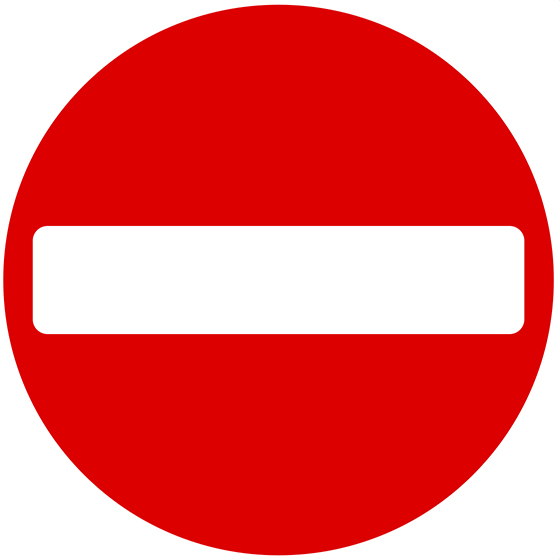
//> input picture Coursework/no_entry.jpg, 560 x 560 px, given in place of NoEntryno_entry.jpg.bmp, which was not available
$ ./task4 no_entry.jpg   (built with g++ and OpenCV 4)
//> lines starting //> are read from the running program, lines starting //| are printed output that depends on the picture; pictures that were not available may be replaced by others from this repository, and a replacement may not be noted
/////////////////////////////////////////////////////////////////////////////
//
// COMS30121 - face.cpp
//
/////////////////////////////////////////////////////////////////////////////

// header inclusion
#include <stdio.h>
#include "opencv2/objdetect/objdetect.hpp"
#include "opencv2/opencv.hpp"
#include "opencv2/core/core.hpp"
#include "opencv2/highgui/highgui.hpp"
#include "opencv2/imgproc/imgproc.hpp"
#include <sstream>
#include <fstream>
#include <iostream>
#include <stdio.h>

using namespace std;
using namespace cv;

/** Function Headers */
void detectAndDisplay( Mat image, Mat Vimage, vector<Rect> &detected_NE);
vector<std::string> splitString(string &line, char delimiter);
void draw_rect (Mat image, Rect r, Scalar c);
void draw_truth_NE(string imageNum, Mat image, vector<Rect> &truth_NE);
float get_iou(Rect detected_rect, Rect true_rect);
float num_correctly_detected_NE(vector<Rect> truth_NE, vector<Rect> detected_NE);
float get_true_positive_rate(int correct_NE, vector<Rect> truth_NE);
float get_f1_score(float true_positive, float false_positive, float false_negative);

void sobel(Mat &input, Mat &output_x, Mat &output_y, Mat &output_mag, Mat &output_dir);
void normalise(Mat &input, string num);
void threshold_Magnitude(Mat &input, int t, Mat &output);
void gaussian(Mat &input, int size, Mat &output);
void filter_non_max(Mat &input_mag, Mat &input_dir);
vector<vector<int> > hough_circles(Mat &input, int r_min, int r_max, double threshold, Mat &direction, string imageNum);
void draw_cricles(Mat &input, vector<vector<int> > circles, string imageNum);
vector<Rect> filterAndDrawDetected(Mat image, vector<Rect> detected, vector<vector<int> > circles);

// [13 lines left out: function malloc3dArray, not called in this run]

/** Global variables */
String cascade_name = "NoEntrycascade/cascade.xml";
CascadeClassifier cascade;

/** @function main */
int main( int argc, const char** argv )
{
	string imageNum = argv[1];

	// MAKE SURE TO CHANGE THE WAY YOU READ IN THE FILE NAME!!!!!!
    // 1. Read Input Image
	Mat image = imread("No_entry/NoEntry" +imageNum+ ".bmp", CV_LOAD_IMAGE_COLOR);
//> image is the input picture: 560 rows x 560 cols, CV_8UC3; mean B, G, R 104.5, 104.5, 234.3

	// 2. Load the Strong Classifier in a structure called `Cascade'
	if( !cascade.load( cascade_name ) ){ printf("--(!)Error loading\n"); return -1; };
	cout <<" "<<endl;

	Mat img_gray;
 	cvtColor( image, img_gray, CV_BGR2GRAY );
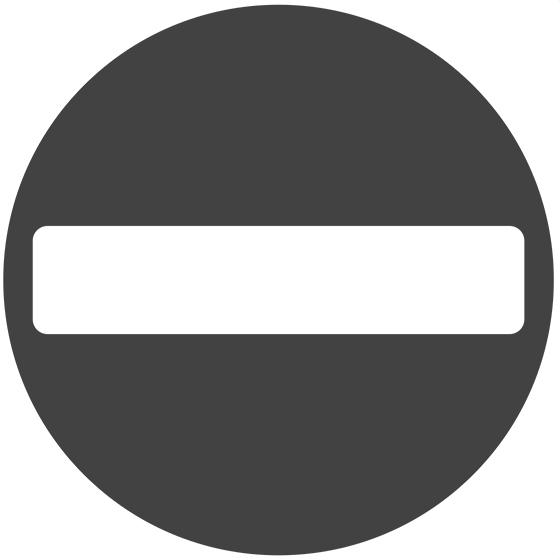
//> img_gray: 560 rows x 560 cols, CV_8UC1; min 63, max 255, mean 143.4

	Mat img_blur;
	gaussian(img_gray, 7, img_blur);
//> in gaussian, `cv::copyMakeBorder( input, paddedInput, kernelRadiusX, kernelRadiusX, ..`:
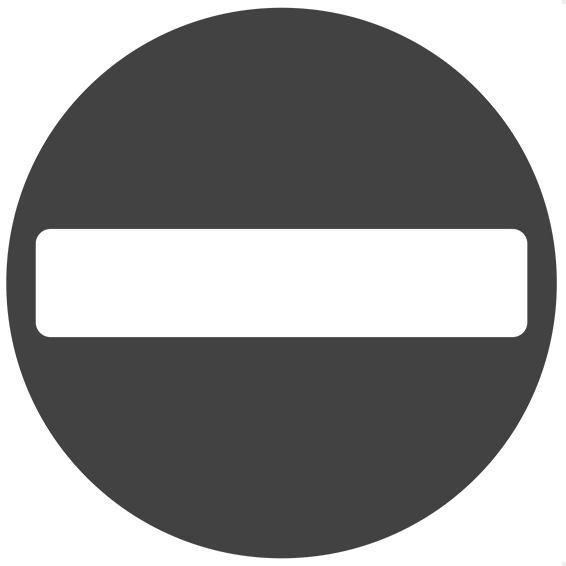
//> paddedInput: 566 rows x 566 cols, CV_8UC1; min 63, max 255, mean 145.8


	// ---- perform sobel edge detection ----//
	Mat img_x;
	Mat img_y;
	Mat img_magnitude;
	Mat img_mag_dir;

	sobel(img_blur, img_x, img_y, img_magnitude, img_mag_dir);

	Mat n_img_x(image.size(), CV_32FC1);
	Mat n_img_y(image.size(), CV_32FC1);
	Mat n_img_magnitude(image.size(), CV_32FC1);
	Mat n_img_mag_dir(image.size(), CV_32FC1);

	normalize(img_x,n_img_x,0,255,NORM_MINMAX, CV_32FC1);
    normalize(img_y,n_img_y,0,255,NORM_MINMAX, CV_32FC1);
    normalize(img_magnitude,n_img_magnitude,0,255,NORM_MINMAX);
    normalize(img_mag_dir,n_img_mag_dir,0,255,NORM_MINMAX);
    imwrite("subtask 4/detected_NE_"+imageNum+"/"+"direction_x.jpg",n_img_x);
    imwrite("subtask 4/detected_NE_"+imageNum+"/"+"direction_y.jpg",n_img_y);
    imwrite("subtask 4/detected_NE_"+imageNum+"/"+"magnitude.jpg",n_img_magnitude);
    imwrite("subtask 4/detected_NE_"+imageNum+"/"+"magnitude_dir.jpg", n_img_mag_dir);


	// ---- viola jones detection ---- //
	Mat Vimage = imread("No_entry/NoEntry" +imageNum+ ".bmp", CV_LOAD_IMAGE_COLOR);
	vector<Rect> truth_NE;
	vector<Rect> detected_NE;

	draw_truth_NE(imageNum,image,truth_NE);
	detectAndDisplay(image, Vimage, detected_NE);

	imwrite( "subtask 4/detected_NE_"+imageNum+"/detected_vj.jpg", image );


	// ---- hough circles ---- //
	float maxRadius = 0;
	for(int i = 0; i < detected_NE.size(); i++){
		float a = detected_NE[i].width*detected_NE[i].width;
		float b = detected_NE[i].height*detected_NE[i].height;
		float c = sqrt(a + b);
		if(maxRadius < c){
			maxRadius = c;
		}
	}
	Mat circle_image = imread("No_entry/NoEntry" +imageNum+ ".bmp", CV_LOAD_IMAGE_COLOR);
	Mat filtered_image = imread("No_entry/NoEntry" +imageNum+ ".bmp", CV_LOAD_IMAGE_COLOR);
	Mat magnitude = imread("subtask 4/detected_NE_"+imageNum+"/"+"magnitude.jpg", 1);
    Mat gray_magnitude, gray_t_magnitude;
    cvtColor( magnitude, gray_magnitude, CV_BGR2GRAY );

	threshold_Magnitude(gray_magnitude, 60, gray_t_magnitude);
    imwrite("subtask 4/detected_NE_"+imageNum+"/"+"thresholded_gradient_mag.jpg", gray_t_magnitude);

	vector<vector<int> > circles = hough_circles(gray_t_magnitude, 16, maxRadius, 15, img_mag_dir, imageNum);
	draw_cricles(circle_image, circles, imageNum);


	// ---- filter the vj detected boxes using the circles ---- //
	vector<Rect> again_truth_NE;
	draw_truth_NE(imageNum,filtered_image,again_truth_NE);
	vector<Rect> filtered_NE = filterAndDrawDetected(filtered_image, detected_NE, circles);
	imwrite( "subtask 4/detected_NE_"+imageNum+"/detected_vj_filtered.jpg", filtered_image );


	// ---- console log the data ---- //
	float correct_NE = num_correctly_detected_NE(truth_NE, filtered_NE);
	float tpr = get_true_positive_rate(correct_NE, truth_NE);
	float false_positive = filtered_NE.size() - correct_NE;
	float false_negative = truth_NE.size() - correct_NE;
	float f1_score = get_f1_score(correct_NE, false_positive, false_negative);

	cout<< "[Number of detected circles] " << circles.size() << endl;
	cout<< "[Number of filtered vj detected no entry signs] " << filtered_NE.size() <<endl;
	cout<< "[Number of gt no entry signs] " << truth_NE.size() <<endl;
	cout<< "[Correctly identified no entry signs] " <<correct_NE <<endl;
	cout<< "[TPR] " <<tpr <<endl;
	cout<< "[F1-Score] " <<f1_score <<endl;
	cout <<" "<<endl;

	return 0;
}


/** @function splitString */
vector<std::string> splitString(string &line, char delimiter) {
	std::vector<std::string> tokens;
	int position;
	while ((position = line.find(delimiter)) != std::string::npos) {
		tokens.push_back(line.substr(0, position));
		line.erase(0, position + 1);
	}
	tokens.push_back(line);
	return tokens;
}

/** @function draw_rect */
void draw_rect (Mat image, Rect r, Scalar c){
		rectangle(image, Point(r.x, r.y), Point(r.x + r.width, r.y + r.height), c, 2);
}

/** @function draw NE signs truths */
void draw_truth_NE(string imageNum, Mat image, vector<Rect> &truth_NE){
	ifstream file("groundTruth_NoEntry/noentry-ground-truths.csv");
	string line;

	while(getline(file, line)) {
		vector<string> tokens = splitString(line, ',');

		// MAKE SURE TO CHANGE THE WAY YOU READ IN THE FILE NAME!!!!!!

		if((tokens[0]=="NoEntry"+imageNum+".jpg")&&(tokens[0]==tokens[0])){
			//RECT(height, width, x, y) try swapping h and w if not working
			Rect r = Rect(atoi(tokens[1].c_str()),atoi(tokens[2].c_str()),atoi(tokens[3].c_str()),atoi(tokens[4].c_str()));
			truth_NE.push_back(r);
		}
	}
	file.close();

	// Draw ground truth NE signs
	for( int i = 0; i < truth_NE.size(); i++ ){
		draw_rect(image, truth_NE[i], Scalar(0,0,255));
	}
}

/** @function detectAndDisplay */
// [51 lines left out: functions detectAndDisplay, get_iou, num_correctly_detected_NE, not called in this run]

/** @function get tpr */
// [7 lines left out: function get_true_positive_rate, not called in this run]

/** @function get f1-score */
// [7 lines left out: function get_f1_score, not called in this run]


/** @function perform sobel ED */
void sobel(Mat &input, Mat &output_x, Mat &output_y, Mat &output_mag, Mat &output_dir) {
    output_x.create(input.size(), CV_32FC1);
    output_y.create(input.size(), CV_32FC1);
    output_mag.create(input.size(), CV_32FC1);
    output_dir.create(input.size(), CV_32FC1);

	//make kerenls
	cv::Mat kX = (cv::Mat_<float>(3,3) << -1, 0, 1, -2, 0, 2, -1, 0, 1);
	cv::Mat kY = (cv::Mat_<float>(3,3) << -1, -2, -1, 0, 0, 0, 1, 2, 1);

	int kernelRadiusX = ( kX.size[0] - 1 ) / 2;
	int kernelRadiusY = ( kX.size[1] - 1 ) / 2;

	Mat paddedInput;
	copyMakeBorder( input, paddedInput, kernelRadiusX, kernelRadiusX, kernelRadiusY, kernelRadiusY, BORDER_REPLICATE );
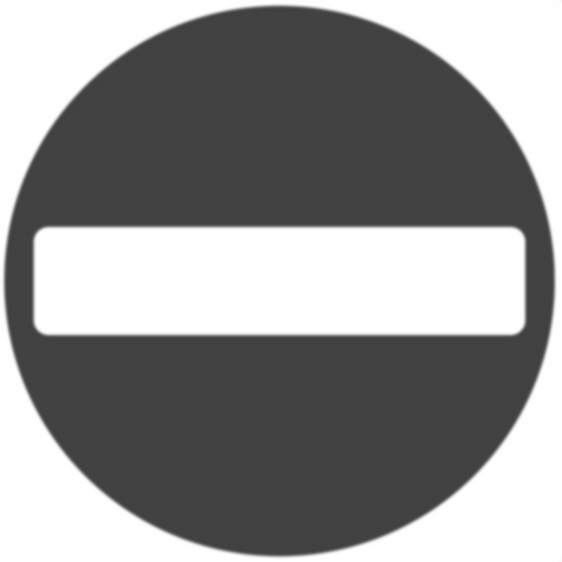
//> paddedInput: 562 rows x 562 cols, CV_8UC1; min 65, max 255, mean 144.1

	for ( int i = 0; i < input.rows; i++ ) {
		for( int j = 0; j < input.cols; j++ ) {
			float sum_x = 0.0;
			float sum_y = 0.0;
			for( int m = -kernelRadiusX; m <= kernelRadiusX; m++ ) {
				for( int n = -kernelRadiusY; n <= kernelRadiusY; n++ ) {
					int imagex = i + m + kernelRadiusX;
					int imagey = j + n + kernelRadiusY;
					int kernelx = m + kernelRadiusX;
					int kernely = n + kernelRadiusY;

					float imageval = ( int ) paddedInput.at<uchar>( imagex, imagey );
					float kernel_x = kX.at<float>( kernelx, kernely );
					float kernel_y = kY.at<float>( kernelx, kernely );

					sum_x += imageval * kernel_x;
					sum_y += imageval * kernel_y;
				}
			}
			output_x.at<float>(i, j) = (float) sum_x;
			output_y.at<float>(i, j) = (float) sum_y;
			output_mag.at<float>(i, j) = (float) sqrt((sum_y*sum_y) + (sum_x*sum_x));
			output_dir.at<float>(i, j) = (float) atan2(sum_y,sum_x);
		}
	}
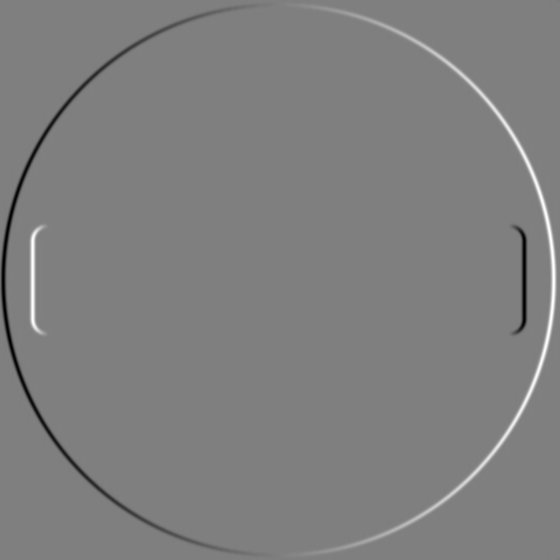
//> output_x: 560 rows x 560 cols, CV_32FC1; min -380, max 380, mean 0; drawn with min black and max white
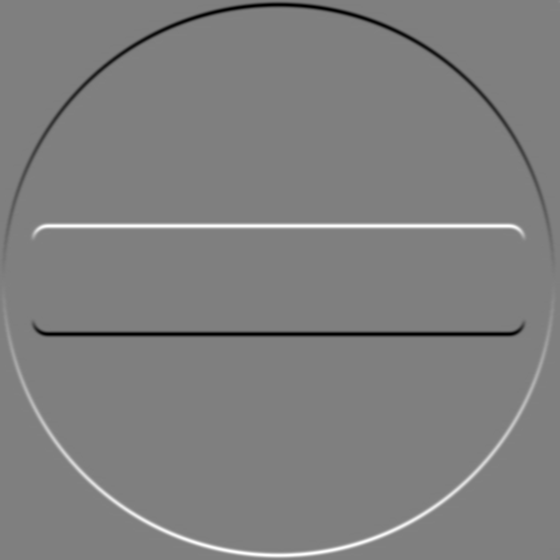
//> output_y: 560 rows x 560 cols, CV_32FC1; min -380, max 380, mean 0; drawn with min black and max white
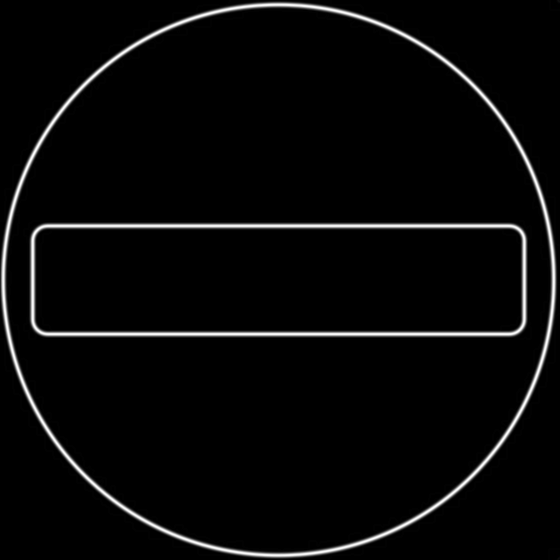
//> output_mag: 560 rows x 560 cols, CV_32FC1; min 0, max 387.7, mean 14.1; drawn with min black and max white
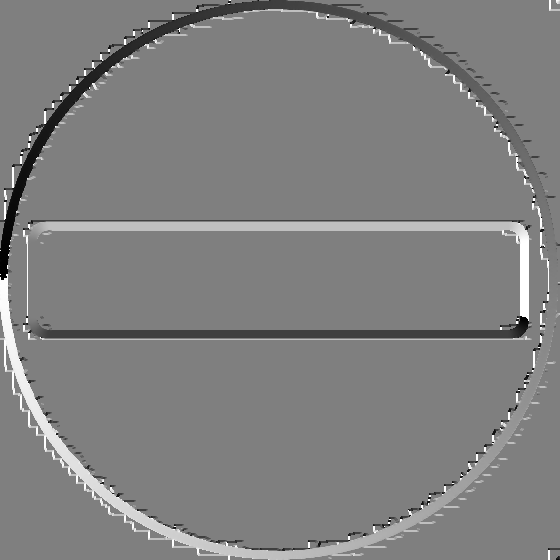
//> output_dir: 560 rows x 560 cols, CV_32FC1; min -3.14, max 3.14, mean 0.0234; drawn with min black and max white
}

void gaussian(Mat &input, int size, Mat &output)
{
	output.create(input.size(), input.type());

	cv::Mat kX = cv::getGaussianKernel(size, -1);
	cv::Mat kY = cv::getGaussianKernel(size, -1);

	// make it 2D multiply one by the transpose of the other
	cv::Mat kernel = kX * kY.t();

	int kernelRadiusX = ( kernel.size[0] - 1 ) / 2;
	int kernelRadiusY = ( kernel.size[1] - 1 ) / 2;

	cv::Mat paddedInput;
	cv::copyMakeBorder( input, paddedInput,
		kernelRadiusX, kernelRadiusX, kernelRadiusY, kernelRadiusY,
		cv::BORDER_REPLICATE );

	for ( int i = 0; i < input.rows; i++ ) {
		for( int j = 0; j < input.cols; j++ ) {
			double sum = 0.0;
			for( int m = -kernelRadiusX; m <= kernelRadiusX; m++ ) {
				for( int n = -kernelRadiusY; n <= kernelRadiusY; n++ ) {
					// find the correct indices we are using
					int imagex = i + m + kernelRadiusX;
					int imagey = j + n + kernelRadiusY;
					int kernelx = m + kernelRadiusX;
					int kernely = n + kernelRadiusY;
					// get the values from the padded image and the kernel
					int imageval = ( int ) paddedInput.at<uchar>( imagex, imagey );
					double kernalval = kernel.at<double>( kernelx, kernely );
					// do the multiplication
					sum += imageval * kernalval;
				}
			}
			// set the output value as the sum of the convolution
			output.at<uchar>(i, j) = (uchar) sum;
		}
	}
}


// [147 lines left out: functions threshold_Magnitude, hough_circles, draw_cricles, filterAndDrawDetected, not called in this run]
